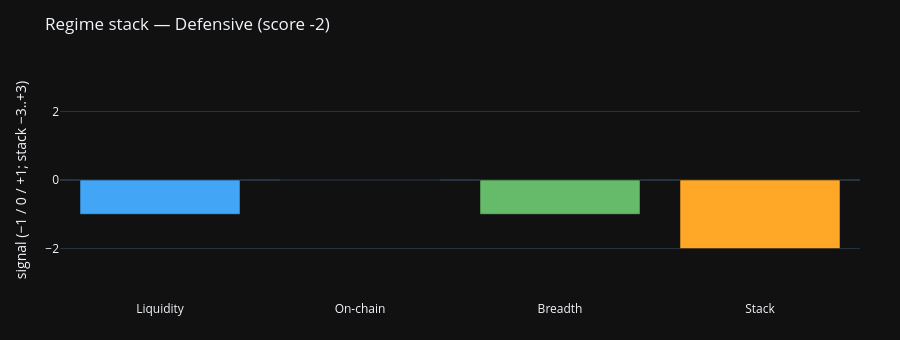

Notebook cell for this chart:
### Markdown cell above
### 7. Regime stack

### Code cell
# Components: +1 expanding/bullish/broad, -1 contracting/bearish/narrow, 0 unknown/flat
liq_s = 0 if liq_regime is None else (1 if liq_regime == 1 else -1)
oc_s = 0 if oc_regime is None else (1 if oc_regime == 1 else -1)
br_s = breadth_bullish
stack_score = liq_s + oc_s + br_s  # -3 .. +3

if stack_score >= 2:
    STACK_LABEL = "Constructive"
elif stack_score <= -2:
    STACK_LABEL = "Defensive"
else:
    STACK_LABEL = "Neutral / mixed"

fig = go.Figure(
    data=[
        go.Bar(
            x=["Liquidity", "On-chain", "Breadth", "Stack"],
            y=[liq_s, oc_s, br_s, stack_score],
            marker_color=["#42A5F5", "#AB47BC", "#66BB6A", "#FFA726"],
        )
    ]
)
fig.update_layout(
    title=f"Regime stack — {STACK_LABEL} (score {stack_score:+d})",
    template=PLOT_TEMPLATE,
    height=340,
    yaxis=dict(title="signal (−1 / 0 / +1; stack −3..+3)", range=[-3.5, 3.5]),
    margin=dict(l=60, r=40, t=60, b=40),
)
fig.show()
print(f"Stack: {STACK_LABEL}  (liq={liq_s:+d}, onchain={oc_s:+d}, breadth={br_s:+d})")

### Figure 1 — Plotly figure (JSON) as saved in the notebook; plotly's stock layout.template omitted (floating-point values rounded to 4 significant figures)
{"data": [{"marker": {"color": ["#42A5F5", "#AB47BC", "#66BB6A", "#FFA726"]}, "type": "bar", "x": ["Liquidity", "On-chain", "Breadth", "Stack"], "y": [-1, 0, -1, -2]}], "layout": {"height": 340, "margin": {"b": 40, "l": 60, "r": 40, "t": 60}, "title": {"text": "Regime stack — Defensive (score -2)"}, "yaxis": {"range": [-3.5, 3.5], "title": {"text": "signal (−1 / 0 / +1; stack −3..+3)"}}}}
